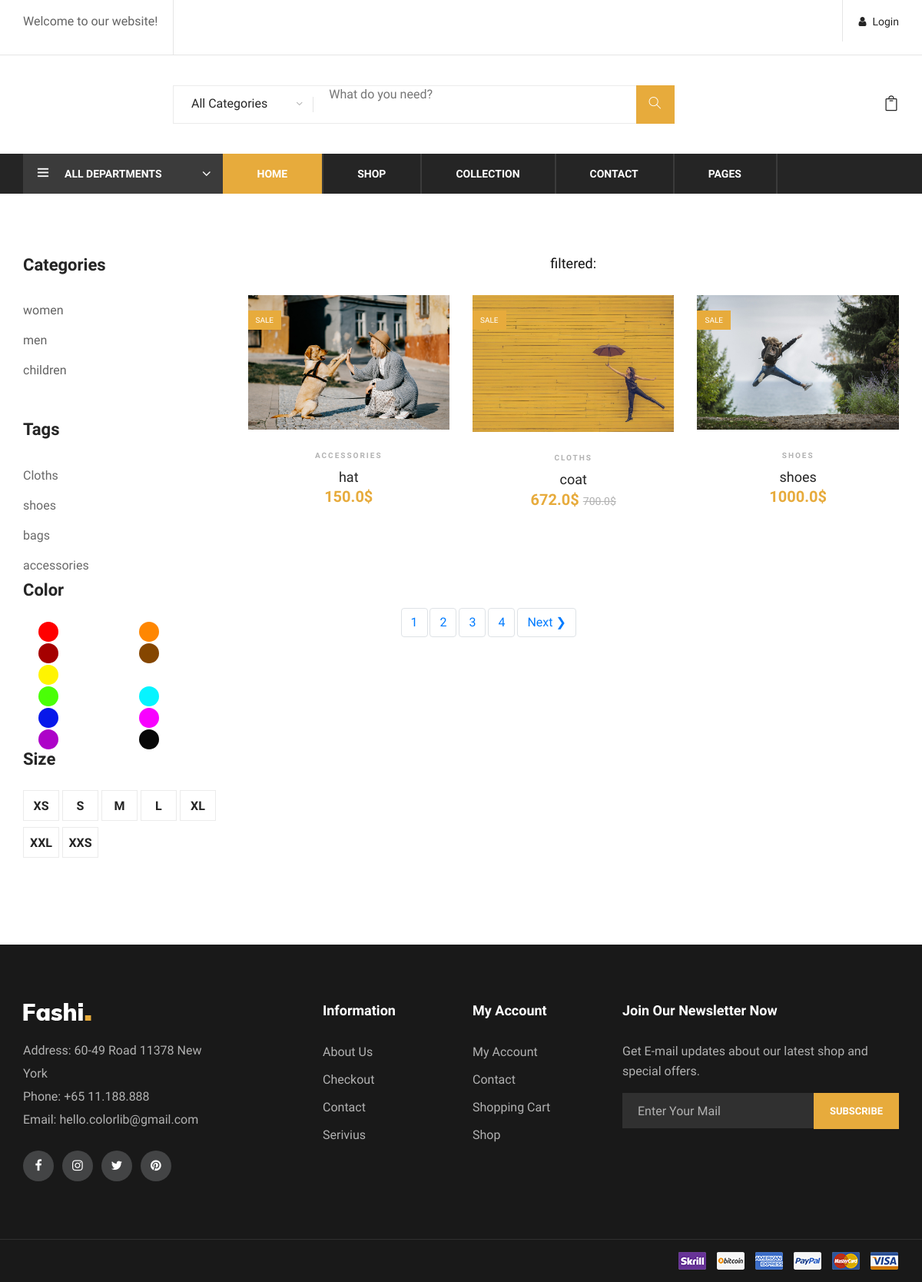
The app's page /shop/ with its own data.
### products/models.py (models this page shows, shortened)
class Category(models.Model):
    name=models.CharField(max_length=300,null=True)
    image=models.ImageField(upload_to='cat-img/',default='/staticfiles/images/latest-1.jpg',null=True)
    Banner=models.ImageField(upload_to='cat-img/banner/',default='/staticfiles/images/latest-1.jpg',null=True)
    created=models.DateTimeField(auto_now_add=True)
    id=models.UUIDField(default=uuid.uuid4, unique=True, primary_key=True, editable=False)

class Tag(models.Model):
    name=models.CharField(max_length=300,null=True)
    created=models.DateTimeField(auto_now_add=True)
    id=models.UUIDField(default=uuid.uuid4, unique=True, primary_key=True, editable=False)
    def __str__(self):
        return str(self.name)

class Size(models.Model):
    name=models.CharField(max_length=10,null=True)
    created=models.DateTimeField(auto_now_add=True)
    id=models.UUIDField(default=uuid.uuid4 , unique=True, primary_key=True, editable=False)

class Product(models.Model):
    owner=models.ForeignKey(Profile,on_delete=models.CASCADE, null=True)
    tag=models.ForeignKey(Tag,null=True,blank=True,on_delete=models.SET_NULL)
    cat=models.ForeignKey(Category,null=True,blank=True,on_delete=models.SET_NULL)
    size=models.ManyToManyField(Size,null=True,blank=True)
    color=models.ManyToManyField(Color,null=True,blank=True)
    name=models.CharField(max_length=300)
    description=models.TextField(null=True,blank=True)
    image=models.ImageField(null=True, blank=True,upload_to='profiles/')
    brand=models.CharField(max_length = 150,null=True,blank=True)
    price=models.FloatField(default=0, null=True, blank=True)
    discount=models.IntegerField(default=0, null=True, blank=True)
    stock=models.IntegerField(default=0, null=True, blank=True)
    vote_total=models.IntegerField(default=0, null=True, blank=True)
    vote_ratio=models.IntegerField(default=0,null=True, blank=True)
    created=models.DateTimeField(auto_now_add=True)
    id=models.UUIDField(default=uuid.uuid4 , unique=True, primary_key=True, editable=False)
    @property
    def imageURL(self):
        try:
            img=self.image.url
        except:
            img=''
        return img
    @property
    def getPriceWithDiscount(self):
        if self.discount != 0:
            price=self.price - self.price * self.discount /100
            print(price)
            return price

### products/views.py (the view)
# urls.py: path('shop/',views.shop,name='shop'),
def shop(request):
    q= request.GET.get('q') if request.GET.get('q') !=None else ''
    q=q.split(",")
    page=True
    cats=Category.objects.all()
    tags=Tag.objects.all()
    colors=Color.objects.all()
    sizes=Size.objects.all()
    if q[0] == 'cat':
        cat=Category.objects.get(id=q[1])
        search_query=cat.name
        products=filterCat(pk=q[1])
    elif q[0] == 'size':
        size=Size.objects.get(id=q[1])
        search_query=size.name
        products=filterSize(pk=q[1])
    elif q[0] == 'color':
        color=Color.objects.get(id=q[1])
        search_query=color.name
        products=filterColor(pk=q[1])
    elif q[0] == 'tag':
        tag=Tag.objects.get(id=q[1])
        search_query=tag.name
        products=filterTag(pk=q[1])
    else:
        if request.GET.get('search_query'):
            products,search_query=search(request)
        else:
            search_query=''
            products=Product.objects.all()
    custom_range,products=paginateProducts(request,products,3)
    context={'cats':cats,'tags':tags,'products':products, 'colors':colors, 'sizes':sizes, 'page':page, 'search_query':search_query,'custom_range':custom_range}
    return render(request,'products/shop.html',context)

### products/utils.py (called while the page is built)
def paginateProducts(request,products, results):
    page=request.GET.get('page')
    paginator=Paginator(products,results)
    try:
        products=paginator.page(page)
    except PageNotAnInteger:
        page=1
        products=paginator.page(page)
    except EmptyPage:
        page=paginator.num_pages
        products=paginator.page(page)
    leftIndex=(int(page)-4)
    if leftIndex < 1:
        leftIndex =1
    rightIndex=(int(page)+5)
    if rightIndex > paginator.num_pages:
        rightIndex=paginator.num_pages+1
    custom_range =range(leftIndex,rightIndex)
    return custom_range,products

### products/templates/products/shop.html (shortened to what this page needs)
{% extends 'main.html' %}
{% block content %}
<div class="col-lg-9 order-1 order-lg-2">
    <div class="product-show-option">
        <div class="row">
            <div class="col-lg-12 col-md-12 text-center">
                <h5> filtered: {{search_query}}</h5>
            </div>
        </div>
    </div>
    <div class="product-list">
        <div class="row">
            {% for product in products %}
            <div class="col-lg-4 col-sm-6">
                <div class="product-item">
                    <div class="pi-pic">
                        <img src="{{product.imageURL}}" alt="">
                        <div class="sale pp-sale">Sale</div>
                    </div>
                    <div class="pi-text">
                        <div class="catagory-name">{{product.tag}}</div>
                        <a href="{% url 'product' product.id %}">
                            <h5>{{product.name}}</h5>
                        </a>
                        <div class="product-price">
                            {% if product.discount != 0 %}
                            {{product.getPriceWithDiscount}}$
                            <span>{{product.price}}$</span>
                            {% else %}
                            {{product.price}}$
                            {% endif %}
                        </div>
                    </div>
                </div>
            </div>
            {% endfor %}
    {% include 'pagination.html' with queryset=products custom_range=custom_range %}
        </div>
    </div>
</div>
{% endblock content %}

### templates/filter.html (shortened to what this page needs)
{% load static %}
<section class="product-shop spad page-details">
            <div class="container">
<div class="row">
<div class="col-lg-3 col-md-6 col-sm-8 order-2 order-lg-1 produts-sidebar-filter">
    <div class="filter-widget">
        <h4 class="fw-title">Categories</h4>
        <ul class="filter-catagories">
            {% for cat in cats %}
            <li><a href="{% url 'shop' %}?q=cat,{{cat.id}}">{{cat.name}}</a></li>
            {% endfor %}
        </ul>
    </div>
    <div class="filter-widget">
        <h4 class="fw-title">Tags</h4>
        <div class="fw-brand-check">
            <ul class="filter-catagories">
            {% for tag in tags %}
 <li><a href="{% url 'shop' %}?q=tag,{{tag.id}}" style="color: dimgrey;">{{tag.name}}</a>
 </li>
            {% endfor%}
        </ul>
    </div>
    <div class="filter-widget">
        <h4 class="fw-title">Color</h4>
        <div class="fw-color-choose">
            {% for color in colors %}
            <div class="cs-item">
                <a href="{% url 'shop' %}?q=color,{{color.id}}" style="font-size: 5px;  background-color: {{color.color}};color: {{color.color}};  border-radius:20px; border-color:#504e4d; padding:10px; margin:20px">dd</a>
            </div>
            {% endfor %}
        </div>
    </div>
    <div class="filter-widget">
        <h4 class="fw-title">Size</h4>
        <div class="fw-size-choose">
            {% for size in sizes %}
            <a href="{% url 'shop' %}?q=size,{{size.id}}">
            <div class="sc-item">
                <label for="{{size.name}}-size">{{size.name}}</label>
            </div>
        </a>
            {% endfor %}
        </div>
    </div>
</div>
</div>

### static/css/style.css (style rules this page uses)
html, body { height: 100%; font-family: "Muli", sans-serif; -webkit-font-smoothing: antialiased; font-smoothing: antialiased; }
h1, h2, h3, h4, h5, h6 { margin: 0; color: #111111; font-weight: 400; font-family: "Muli", sans-serif; }
h4 { font-size: 24px; }
h5 { font-size: 18px; }
img { max-width: 100%; }
ul, ol { padding: 0; margin: 0; }
.spad { padding-top: 100px; padding-bottom: 100px; }
.product-item { margin-bottom: 26px; }
.product-item .pi-pic { overflow: hidden; position: relative; }
.product-item .pi-pic img { min-width: 100%; }
.product-item .pi-pic .sale { color: #ffffff; font-size: 10px; background: #76BC42; position: absolute; left: 0; top: 20px; padding: 5px 10px; text-transform: uppercase; }
.product-item .pi-pic .sale.pp-sale { background: #e7ab3c; }
.product-item .pi-text { text-align: center; padding-top: 26px; }
.product-item .pi-text .catagory-name { font-size: 10px; color: #b2b2b2; font-weight: 700; letter-spacing: 2px; text-transform: uppercase; margin-bottom: 10px; }
.product-item .pi-text a { display: block; }
.product-item .pi-text a h5 { color: #252525; }
.product-item .pi-text .product-price { color: #e7ab3c; font-size: 20px; font-weight: 700; }
.product-item .pi-text .product-price span { font-size: 14px; font-weight: 400; color: #b2b2b2; text-decoration: line-through; }
.product-shop { padding-top: 80px; padding-bottom: 80px; }
.filter-widget { margin-bottom: 45px; }
.filter-widget .fw-title { color: #252525; font-size: 22px; font-weight: 700; margin-bottom: 26px; }
.filter-widget .filter-catagories li { list-style: none; }
.filter-widget .filter-catagories li a { display: inline-block; color: #636363; font-size: 16px; line-height: 39px; }
.filter-widget .fw-color-choose .cs-item { width: 50%; float: left; margin-bottom: 4px; }
.filter-widget .fw-size-choose .sc-item { display: inline-block; margin-right: 5px; }
.filter-widget .fw-size-choose .sc-item:last-child { margin-right: 0; }
.filter-widget .fw-size-choose .sc-item label { font-size: 16px; color: #252525; font-weight: 700; height: 40px; width: 47px; border: 1px solid #ebebeb; text-align: center; line-height: 40px; text-transform: uppercase; cursor: pointer; }
.product-show-option { margin-bottom: 30px; }
.product-shop.page-details { padding-bottom: 60px; }
@media only screen and (min-width: 1200px) { .container { max-width: 1170px; } }

### records on screen
Category: name "women"
Category: name "men"
Category: name "children"
Tag: name "Cloths"
Tag: name "shoes"
Tag: name "bags"
Tag: name "accessories"
Size: name "XS"
Size: name "S"
Size: name "M"
Size: name "L"
Size: name "XL"
Size: name "XXL"
Size: name "XXS"
Product: imageURL (picture), tag "ACCESSORIES", name "hat", price "150.0"
Product: imageURL (picture), tag "CLOTHS", name "coat", getPriceWithDiscount "672.0", price "700.0"
Product: imageURL (picture), tag "SHOES", name "shoes", price "1000.0"

### other values on screen
{{ page }} "1"
{{ page }} "2" "3" "4"
